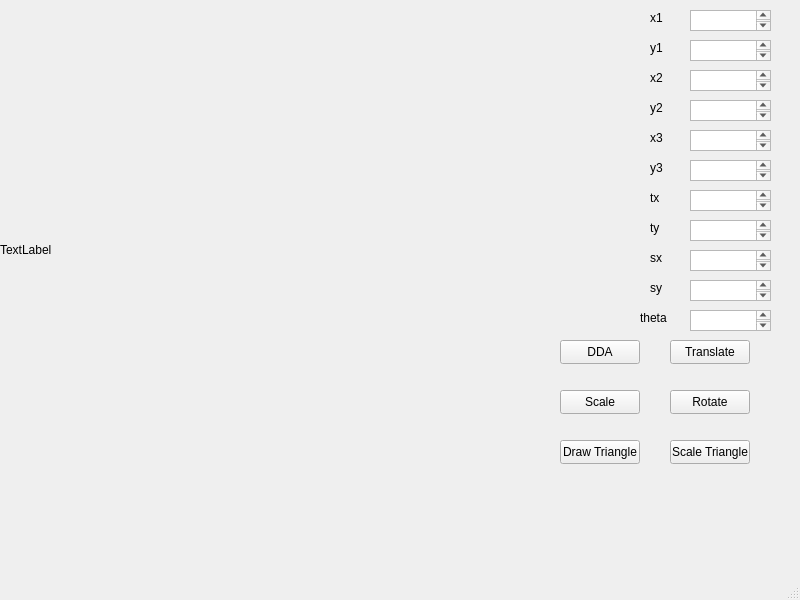
<?xml version="1.0" encoding="UTF-8"?>
<ui version="4.0">
 <class>MainWindow</class>
 <widget class="QMainWindow" name="MainWindow">
  <property name="geometry">
   <rect>
    <x>0</x>
    <y>0</y>
    <width>800</width>
    <height>600</height>
   </rect>
  </property>
  <property name="windowTitle">
   <string>MainWindow</string>
  </property>
  <widget class="QWidget" name="centralwidget">
   <widget class="QLabel" name="label">
    <property name="geometry">
     <rect>
      <x>0</x>
      <y>0</y>
      <width>500</width>
      <height>500</height>
     </rect>
    </property>
    <property name="text">
     <string>TextLabel</string>
    </property>
   </widget>
   <widget class="QLabel" name="label_2">
    <property name="geometry">
     <rect>
      <x>650</x>
      <y>10</y>
      <width>49</width>
      <height>16</height>
     </rect>
    </property>
    <property name="text">
     <string>x1</string>
    </property>
   </widget>
   <widget class="QTextEdit" name="textEdit">
    <property name="geometry">
     <rect>
      <x>690</x>
      <y>10</y>
      <width>81</width>
      <height>21</height>
     </rect>
    </property>
   </widget>
   <widget class="QTextEdit" name="textEdit_2">
    <property name="geometry">
     <rect>
      <x>690</x>
      <y>40</y>
      <width>81</width>
      <height>21</height>
     </rect>
    </property>
   </widget>
   <widget class="QLabel" name="label_3">
    <property name="geometry">
     <rect>
      <x>650</x>
      <y>40</y>
      <width>49</width>
      <height>16</height>
     </rect>
    </property>
    <property name="text">
     <string>y1</string>
    </property>
   </widget>
   <widget class="QTextEdit" name="textEdit_3">
    <property name="geometry">
     <rect>
      <x>690</x>
      <y>70</y>
      <width>81</width>
      <height>21</height>
     </rect>
    </property>
   </widget>
   <widget class="QLabel" name="label_4">
    <property name="geometry">
     <rect>
      <x>650</x>
      <y>70</y>
      <width>49</width>
      <height>16</height>
     </rect>
    </property>
    <property name="text">
     <string>x2</string>
    </property>
   </widget>
   <widget class="QTextEdit" name="textEdit_4">
    <property name="geometry">
     <rect>
      <x>690</x>
      <y>100</y>
      <width>81</width>
      <height>21</height>
     </rect>
    </property>
   </widget>
   <widget class="QLabel" name="label_5">
    <property name="geometry">
     <rect>
      <x>650</x>
      <y>100</y>
      <width>49</width>
      <height>16</height>
     </rect>
    </property>
    <property name="text">
     <string>y2</string>
    </property>
   </widget>
   <widget class="QTextEdit" name="textEdit_5">
    <property name="geometry">
     <rect>
      <x>690</x>
      <y>190</y>
      <width>81</width>
      <height>21</height>
     </rect>
    </property>
   </widget>
   <widget class="QLabel" name="label_6">
    <property name="geometry">
     <rect>
      <x>650</x>
      <y>190</y>
      <width>49</width>
      <height>16</height>
     </rect>
    </property>
    <property name="text">
     <string>tx</string>
    </property>
   </widget>
   <widget class="QTextEdit" name="textEdit_6">
    <property name="geometry">
     <rect>
      <x>690</x>
      <y>220</y>
      <width>81</width>
      <height>21</height>
     </rect>
    </property>
   </widget>
   <widget class="QLabel" name="label_7">
    <property name="geometry">
     <rect>
      <x>650</x>
      <y>220</y>
      <width>49</width>
      <height>16</height>
     </rect>
    </property>
    <property name="text">
     <string>ty</string>
    </property>
   </widget>
   <widget class="QTextEdit" name="textEdit_7">
    <property name="geometry">
     <rect>
      <x>690</x>
      <y>250</y>
      <width>81</width>
      <height>21</height>
     </rect>
    </property>
   </widget>
   <widget class="QLabel" name="label_8">
    <property name="geometry">
     <rect>
      <x>650</x>
      <y>250</y>
      <width>49</width>
      <height>16</height>
     </rect>
    </property>
    <property name="text">
     <string>sx</string>
    </property>
   </widget>
   <widget class="QTextEdit" name="textEdit_8">
    <property name="geometry">
     <rect>
      <x>690</x>
      <y>280</y>
      <width>81</width>
      <height>21</height>
     </rect>
    </property>
   </widget>
   <widget class="QLabel" name="label_9">
    <property name="geometry">
     <rect>
      <x>650</x>
      <y>280</y>
      <width>49</width>
      <height>16</height>
     </rect>
    </property>
    <property name="text">
     <string>sy</string>
    </property>
   </widget>
   <widget class="QTextEdit" name="textEdit_9">
    <property name="geometry">
     <rect>
      <x>690</x>
      <y>310</y>
      <width>81</width>
      <height>21</height>
     </rect>
    </property>
   </widget>
   <widget class="QLabel" name="label_10">
    <property name="geometry">
     <rect>
      <x>640</x>
      <y>310</y>
      <width>49</width>
      <height>16</height>
     </rect>
    </property>
    <property name="text">
     <string>theta</string>
    </property>
   </widget>
   <widget class="QPushButton" name="pushButton">
    <property name="geometry">
     <rect>
      <x>560</x>
      <y>340</y>
      <width>80</width>
      <height>24</height>
     </rect>
    </property>
    <property name="text">
     <string>DDA</string>
    </property>
   </widget>
   <widget class="QPushButton" name="pushButton_2">
    <property name="geometry">
     <rect>
      <x>670</x>
      <y>340</y>
      <width>80</width>
      <height>24</height>
     </rect>
    </property>
    <property name="text">
     <string>Translate</string>
    </property>
   </widget>
   <widget class="QPushButton" name="pushButton_3">
    <property name="geometry">
     <rect>
      <x>560</x>
      <y>390</y>
      <width>80</width>
      <height>24</height>
     </rect>
    </property>
    <property name="text">
     <string>Scale</string>
    </property>
   </widget>
   <widget class="QPushButton" name="pushButton_4">
    <property name="geometry">
     <rect>
      <x>670</x>
      <y>390</y>
      <width>80</width>
      <height>24</height>
     </rect>
    </property>
    <property name="text">
     <string>Rotate</string>
    </property>
   </widget>
   <widget class="QPushButton" name="pushButton_5">
    <property name="geometry">
     <rect>
      <x>560</x>
      <y>440</y>
      <width>80</width>
      <height>24</height>
     </rect>
    </property>
    <property name="text">
     <string>Draw Triangle</string>
    </property>
   </widget>
   <widget class="QPushButton" name="pushButton_6">
    <property name="geometry">
     <rect>
      <x>670</x>
      <y>440</y>
      <width>80</width>
      <height>24</height>
     </rect>
    </property>
    <property name="text">
     <string>Scale Triangle</string>
    </property>
   </widget>
   <widget class="QTextEdit" name="textEdit_10">
    <property name="geometry">
     <rect>
      <x>690</x>
      <y>160</y>
      <width>81</width>
      <height>21</height>
     </rect>
    </property>
   </widget>
   <widget class="QLabel" name="label_11">
    <property name="geometry">
     <rect>
      <x>650</x>
      <y>130</y>
      <width>49</width>
      <height>16</height>
     </rect>
    </property>
    <property name="text">
     <string>x3</string>
    </property>
   </widget>
   <widget class="QLabel" name="label_12">
    <property name="geometry">
     <rect>
      <x>650</x>
      <y>160</y>
      <width>49</width>
      <height>16</height>
     </rect>
    </property>
    <property name="text">
     <string>y3</string>
    </property>
   </widget>
   <widget class="QTextEdit" name="textEdit_11">
    <property name="geometry">
     <rect>
      <x>690</x>
      <y>130</y>
      <width>81</width>
      <height>21</height>
     </rect>
    </property>
   </widget>
  </widget>
  <widget class="QMenuBar" name="menubar">
   <property name="geometry">
    <rect>
     <x>0</x>
     <y>0</y>
     <width>800</width>
     <height>21</height>
    </rect>
   </property>
  </widget>
  <widget class="QStatusBar" name="statusbar"/>
 </widget>
 <resources/>
 <connections/>
</ui>
